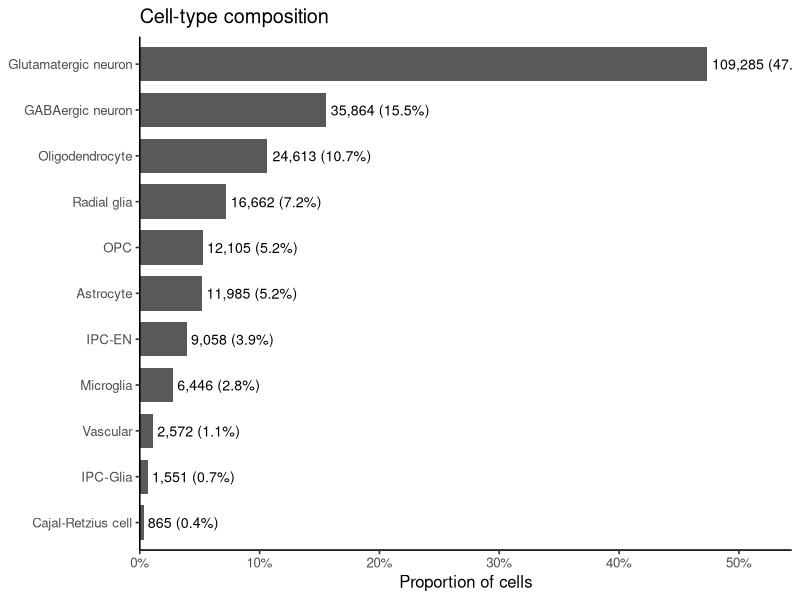
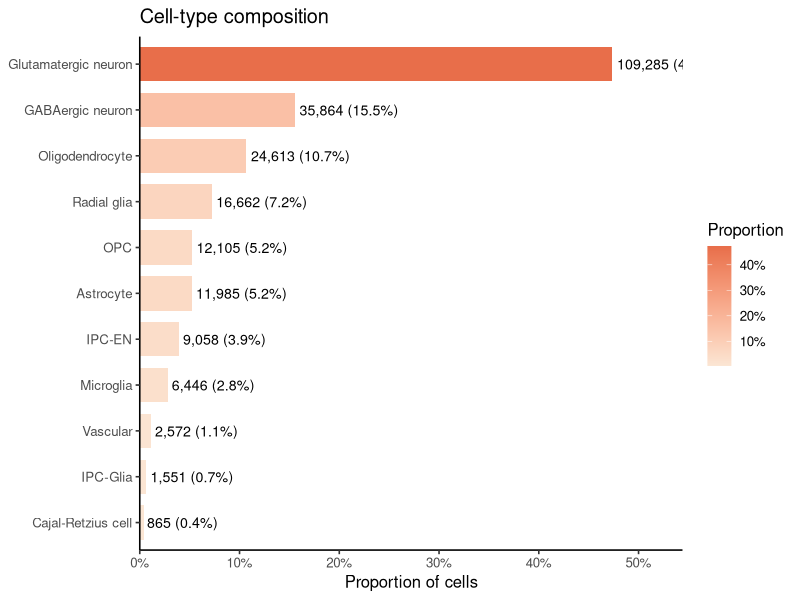

The R source for these figures, in order:
#@2026-02-01
suppressPackageStartupMessages({
  library(tidyverse)
  library(scales)
})

# 1) 输入：细胞类型计数
df_ct <- tribble(
  ~cell_type,              ~n,
  "Glutamatergic neuron",  109285,
  "GABAergic neuron",      35864,
  "Oligodendrocyte",       24613,
  "Radial glia",           16662,
  "Astrocyte",             11985,
  "OPC",                   12105,
  "IPC-EN",                9058,
  "Microglia",             6446,
  "Vascular",              2572,
  "IPC-Glia",              1551,
  "Cajal-Retzius cell",    865
)

# 2) 计算比例 & 排序
df_ct2 <- df_ct %>%
  mutate(
    total = sum(n),
    prop  = n / total,
    pct   = 100 * prop
  ) %>%
  arrange(desc(n)) %>%
  mutate(cell_type = factor(cell_type, levels = rev(cell_type)))  # <- 关键：反转顺序


# 3) 画图：组成柱状图（按占比从高到低）
p <- ggplot(df_ct2, aes(x = cell_type, y = prop)) +
  geom_col(width = 0.75) +
  coord_flip() +
  geom_text(
    aes(label = sprintf("%s (%.1f%%)", comma(n), pct)),
    hjust = -0.05, size = 3.6
  ) +
  scale_y_continuous(
    labels = percent_format(accuracy = 1),
    expand = expansion(mult = c(0, 0.15))
  ) +
  labs(
    title = "Cell-type composition",
    x = NULL,
    y = "Proportion of cells"
  ) +
  theme_classic(base_size = 12)

print(p)

# 4)（可选）导出图片
# ggsave("celltype_composition_barplot.pdf", p, width = 8, height = 4.8)
# ggsave("celltype_composition_barplot.png", p, width = 8, height = 4.8, dpi = 300)

# 5)（可选）输出汇总表
df_ct2 %>%
  transmute(cell_type, n, pct = round(pct, 2)) %>%
  print(n = Inf)


suppressPackageStartupMessages({
  library(tidyverse)
  library(scales)
})

# df_ct 需要你前面已经定义好：两列 cell_type / n

df_ct2 <- df_ct %>%
  mutate(
    total = sum(n),
    prop  = n / total,
    pct   = 100 * prop
  ) %>%
  arrange(desc(n)) %>%
  mutate(cell_type = factor(cell_type, levels = rev(cell_type)))  # 高的在上

p <- ggplot(df_ct2, aes(x = cell_type, y = prop, fill = prop)) +
  geom_col(width = 0.75) +
  coord_flip() +
  geom_text(
    aes(label = sprintf("%s (%.1f%%)", comma(n), pct)),
    hjust = -0.05, size = 3.6
  ) +
  scale_y_continuous(
    labels = percent_format(accuracy = 1),
    expand = expansion(mult = c(0, 0.15))
  ) +
  # 关键：按 proportion 做渐变色（橙色系）
  scale_fill_gradient(
    low = "#FBE6D4",
    high = "#E86E4A",
    name = "Proportion",
    labels = percent_format(accuracy = 1)
  ) +
  labs(
    title = "Cell-type composition",
    x = NULL,
    y = "Proportion of cells"
  ) +
  theme_classic(base_size = 12) +
  theme(legend.position = "right")

print(p)
